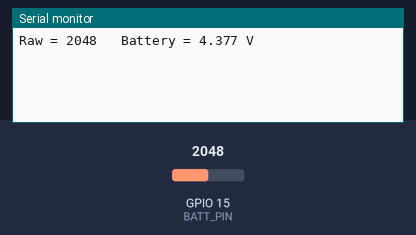
A sketch run on a simulated ESP32. Parts: the last lines printed to the serial monitor. Inputs (shaded band) come from the test bench; at power-on: GPIO 15 (BATT_PIN) = 2048 (analog values on the 0–4095 scale).

Above: at 1.2 s.
1.3 s: GPIO 15 (BATT_PIN) set to 2866
At 1.3 s:
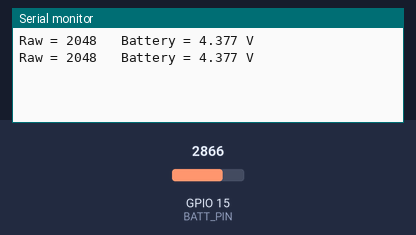
2.8 s: GPIO 15 (BATT_PIN) set to 3603
At 3.8 s:
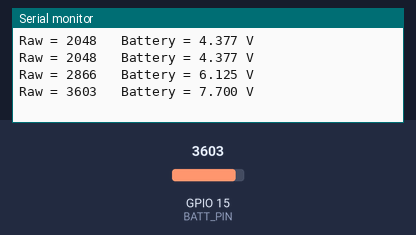
Timing chart, 0 to 5.8 s (numbered marks = the images above; inputs shaded):
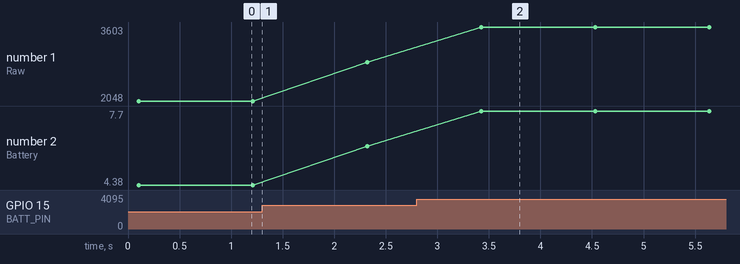

Measured:
- after the input at 2.8 s, the serial monitor: prints a new line after 0.62 s (image 2)
- plotted number 1: 2048 → 2866 after the input at 1.3 s, 2866 → 3603 after the input at 2.8 s
- plotted number 2: 4.38 → 6.12 after the input at 1.3 s, 6.12 → 7.7 after the input at 2.8 s

The sketch:

BATTERY_VOLTAGE_READ.ino
```cpp
#define BATT_PIN 15

// Calibration obtained from your measurements
const float ADC_TO_BATTERY = 7.005f / 3278.0f;

void setup()
{
    Serial.begin(115200);
    analogReadResolution(12);
    analogSetPinAttenuation(BATT_PIN, ADC_11db);
}

void loop()
{
    uint32_t sum = 0;

    for (int i = 0; i < 500; i++)
    {
        sum += analogRead(BATT_PIN);
        delayMicroseconds(100);
    }

    uint16_t raw = sum / 500;

    float batteryVoltage = raw * ADC_TO_BATTERY;

    Serial.print("Raw = ");
    Serial.print(raw);

    Serial.print("   Battery = ");
    Serial.print(batteryVoltage, 3);
    Serial.println(" V");

    delay(1000);
}
```
